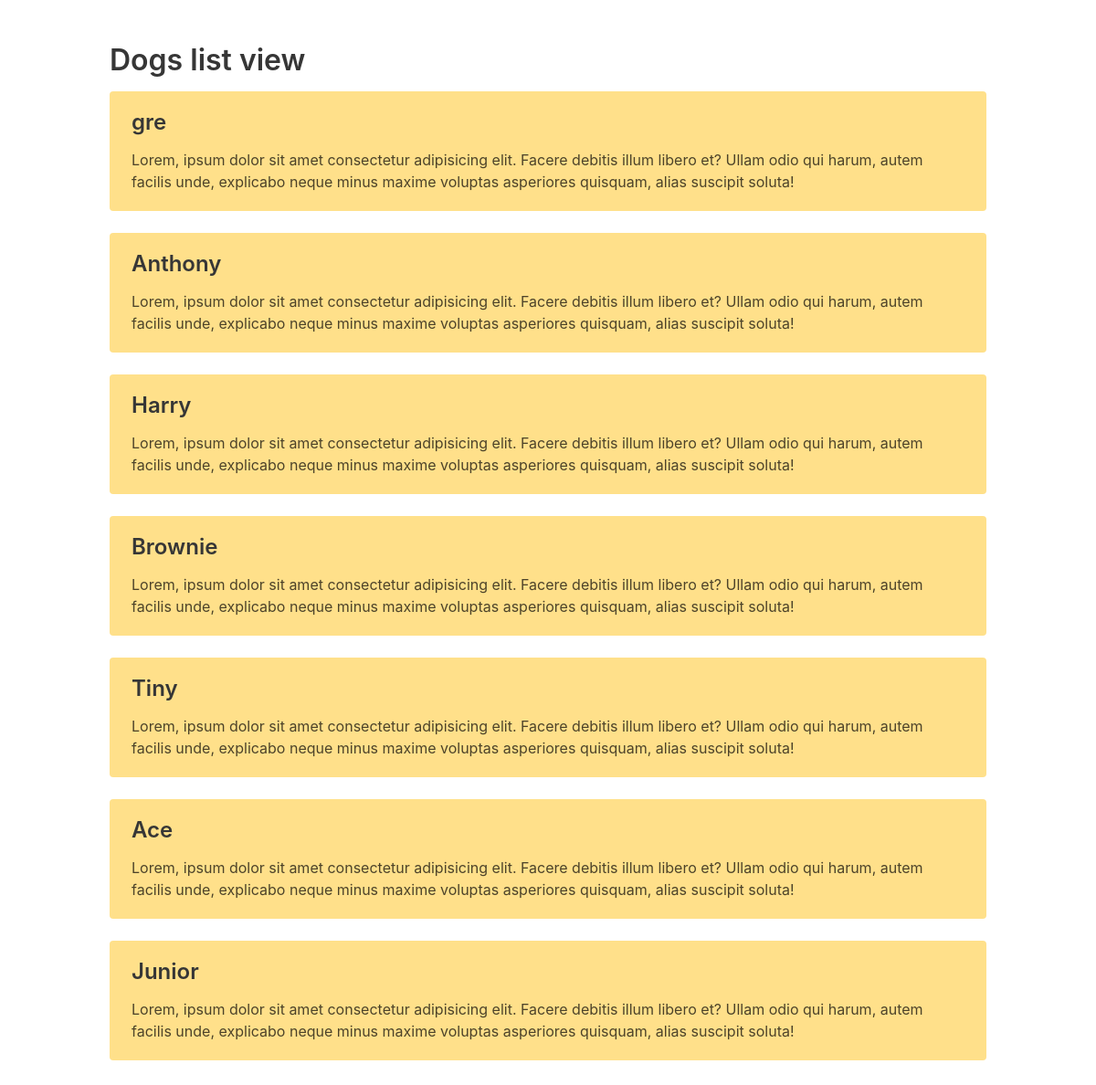
Screenshot of /dog/list/ with the database file from the repository.
### app/models.py (models this page shows, shortened)
class Dog(m.Model):
    owner_id = m.ForeignKey(DogOwner, on_delete=m.CASCADE)
    dog_name = m.CharField(max_length=100)
    dog_image = m.ImageField(upload_to='dogs/%Y/%m/%d/', default='default.jpg')

### app/views.py (the view)
# urls.py: path('dog/list/', dog_list, name='dog_list'),
def dog_list(request):
    data = Dog.objects.all()
    context = {'title':'Dogs list view',
               'data':data}
    return render(request, 'dog_list.html', context)

### templates/dog_list.html
{% extends 'base.html' %}
{% block content %}
<section class="section">
    <section class="container">
        <section class="content">
            <h1>{{ title }}</h1>
            {% for d in data %}
            <div class="notification is-warning">
                <h3>{{ d.dog_name }}</h3>
                <p>Lorem, ipsum dolor sit amet consectetur adipisicing elit. Facere debitis illum libero et? Ullam odio qui harum, autem facilis unde, explicabo neque minus maxime voluptas asperiores quisquam, alias suscipit soluta!</p>
            </div>
            {% endfor %}
        </section>
    </section>
</section>
{% endblock content %}

### rows the page displays
Dog: dog_name "gre"
Dog: dog_name "Anthony"
Dog: dog_name "Harry"
Dog: dog_name "Brownie"
Dog: dog_name "Tiny"
Dog: dog_name "Ace"
Dog: dog_name "Junior"

### other values shown
{{ title }} "Dogs list view"
